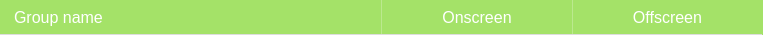
<?xml version="1.0" encoding="UTF-8"?>
<ui version="4.0">
 <class>GroupWidget</class>
 <widget class="QWidget" name="GroupWidget">
  <property name="enabled">
   <bool>true</bool>
  </property>
  <property name="geometry">
   <rect>
    <x>0</x>
    <y>0</y>
    <width>763</width>
    <height>35</height>
   </rect>
  </property>
  <property name="sizePolicy">
   <sizepolicy hsizetype="Preferred" vsizetype="MinimumExpanding">
    <horstretch>0</horstretch>
    <verstretch>0</verstretch>
   </sizepolicy>
  </property>
  <property name="minimumSize">
   <size>
    <width>0</width>
    <height>35</height>
   </size>
  </property>
  <property name="maximumSize">
   <size>
    <width>16777215</width>
    <height>35</height>
   </size>
  </property>
  <property name="windowTitle">
   <string>Form</string>
  </property>
  <property name="styleSheet">
   <string notr="true">
QWidget
{
	background-color: #a4e268;
}

QWidget:disabled
{
	background-color: #ccc;
}

QWidget#groupWidget
{
	border-style: solid;
	border-color: #ddd;
	border-width: 0px 0px 1px 0px;
}

QLabel
{
	font-weight: normal;
	font-size: 16px;
}

QLabel#groupLabel
{
	color: #fff;
}

QLabel#groupLabel:disabled
{
	color: #eee;
}

QLabel#spacerLabel
{
	background-color: #eee;
}

QLabel#verticalLine0,#verticalLine1
{
	background-color: #bbe98e;
}

QLabel#verticalLine0:disabled,#verticalLine1:disabled
{
	background-color: #aaa;
}

QLabel#onscreenLabel,#offscreenLabel
{
	color: #fff;
}

QLabel#checkLabel
{
	border-image: url(:/group_checkbox_check.png) 0 0 0 0 stretch stretch;
}</string>
  </property>
  <layout class="QVBoxLayout" name="verticalLayout" stretch="0">
   <property name="spacing">
    <number>0</number>
   </property>
   <property name="leftMargin">
    <number>0</number>
   </property>
   <property name="topMargin">
    <number>0</number>
   </property>
   <property name="rightMargin">
    <number>0</number>
   </property>
   <property name="bottomMargin">
    <number>0</number>
   </property>
   <item>
    <widget class="QWidget" name="mainWidget" native="true">
     <property name="sizePolicy">
      <sizepolicy hsizetype="Preferred" vsizetype="MinimumExpanding">
       <horstretch>0</horstretch>
       <verstretch>0</verstretch>
      </sizepolicy>
     </property>
     <layout class="QVBoxLayout" name="verticalLayout_3">
      <property name="spacing">
       <number>0</number>
      </property>
      <property name="leftMargin">
       <number>0</number>
      </property>
      <property name="topMargin">
       <number>0</number>
      </property>
      <property name="rightMargin">
       <number>1</number>
      </property>
      <property name="bottomMargin">
       <number>0</number>
      </property>
      <item>
       <widget class="QWidget" name="groupWidget" native="true">
        <property name="minimumSize">
         <size>
          <width>0</width>
          <height>35</height>
         </size>
        </property>
        <property name="maximumSize">
         <size>
          <width>16777215</width>
          <height>35</height>
         </size>
        </property>
        <layout class="QHBoxLayout" name="horizontalLayout_7" stretch="1,0,1">
         <property name="spacing">
          <number>0</number>
         </property>
         <property name="leftMargin">
          <number>0</number>
         </property>
         <property name="topMargin">
          <number>0</number>
         </property>
         <property name="rightMargin">
          <number>0</number>
         </property>
         <property name="bottomMargin">
          <number>1</number>
         </property>
         <item>
          <layout class="QHBoxLayout" name="horizontalLayout" stretch="1">
           <property name="spacing">
            <number>0</number>
           </property>
           <property name="leftMargin">
            <number>0</number>
           </property>
           <property name="rightMargin">
            <number>0</number>
           </property>
           <item>
            <widget class="QWidget" name="widget" native="true">
             <property name="minimumSize">
              <size>
               <width>0</width>
               <height>0</height>
              </size>
             </property>
             <layout class="QHBoxLayout" name="horizontalLayout_3">
              <property name="spacing">
               <number>0</number>
              </property>
              <property name="leftMargin">
               <number>14</number>
              </property>
              <property name="topMargin">
               <number>0</number>
              </property>
              <property name="rightMargin">
               <number>21</number>
              </property>
              <property name="bottomMargin">
               <number>0</number>
              </property>
              <item>
               <widget class="QLabel" name="groupLabel">
                <property name="sizePolicy">
                 <sizepolicy hsizetype="Preferred" vsizetype="Preferred">
                  <horstretch>0</horstretch>
                  <verstretch>0</verstretch>
                 </sizepolicy>
                </property>
                <property name="minimumSize">
                 <size>
                  <width>0</width>
                  <height>0</height>
                 </size>
                </property>
                <property name="maximumSize">
                 <size>
                  <width>16777215</width>
                  <height>16777215</height>
                 </size>
                </property>
                <property name="text">
                 <string>Group name</string>
                </property>
                <property name="margin">
                 <number>0</number>
                </property>
               </widget>
              </item>
              <item>
               <spacer name="horizontalSpacer">
                <property name="orientation">
                 <enum>Qt::Horizontal</enum>
                </property>
                <property name="sizeHint" stdset="0">
                 <size>
                  <width>40</width>
                  <height>20</height>
                 </size>
                </property>
               </spacer>
              </item>
              <item>
               <widget class="QLabel" name="checkLabel">
                <property name="minimumSize">
                 <size>
                  <width>22</width>
                  <height>22</height>
                 </size>
                </property>
                <property name="maximumSize">
                 <size>
                  <width>22</width>
                  <height>22</height>
                 </size>
                </property>
                <property name="text">
                 <string/>
                </property>
                <property name="scaledContents">
                 <bool>true</bool>
                </property>
                <property name="alignment">
                 <set>Qt::AlignCenter</set>
                </property>
                <property name="indent">
                 <number>0</number>
                </property>
               </widget>
              </item>
             </layout>
            </widget>
           </item>
          </layout>
         </item>
         <item>
          <widget class="QLabel" name="verticalLine0">
           <property name="minimumSize">
            <size>
             <width>1</width>
             <height>0</height>
            </size>
           </property>
           <property name="maximumSize">
            <size>
             <width>1</width>
             <height>16777215</height>
            </size>
           </property>
           <property name="text">
            <string/>
           </property>
           <property name="indent">
            <number>0</number>
           </property>
          </widget>
         </item>
         <item>
          <widget class="QWidget" name="onOffscreenWidget" native="true">
           <property name="minimumSize">
            <size>
             <width>0</width>
             <height>0</height>
            </size>
           </property>
           <property name="maximumSize">
            <size>
             <width>16777215</width>
             <height>16777215</height>
            </size>
           </property>
           <layout class="QHBoxLayout" name="horizontalLayout_5" stretch="1,0,1">
            <property name="spacing">
             <number>0</number>
            </property>
            <property name="leftMargin">
             <number>0</number>
            </property>
            <property name="topMargin">
             <number>0</number>
            </property>
            <property name="rightMargin">
             <number>0</number>
            </property>
            <property name="bottomMargin">
             <number>0</number>
            </property>
            <item>
             <widget class="QLabel" name="onscreenLabel">
              <property name="sizePolicy">
               <sizepolicy hsizetype="Preferred" vsizetype="Preferred">
                <horstretch>0</horstretch>
                <verstretch>0</verstretch>
               </sizepolicy>
              </property>
              <property name="minimumSize">
               <size>
                <width>0</width>
                <height>0</height>
               </size>
              </property>
              <property name="maximumSize">
               <size>
                <width>16777215</width>
                <height>16777215</height>
               </size>
              </property>
              <property name="text">
               <string>Onscreen</string>
              </property>
              <property name="alignment">
               <set>Qt::AlignCenter</set>
              </property>
              <property name="indent">
               <number>0</number>
              </property>
             </widget>
            </item>
            <item>
             <widget class="QLabel" name="verticalLine1">
              <property name="minimumSize">
               <size>
                <width>1</width>
                <height>0</height>
               </size>
              </property>
              <property name="maximumSize">
               <size>
                <width>1</width>
                <height>16777215</height>
               </size>
              </property>
              <property name="text">
               <string/>
              </property>
              <property name="indent">
               <number>0</number>
              </property>
             </widget>
            </item>
            <item>
             <widget class="QLabel" name="offscreenLabel">
              <property name="sizePolicy">
               <sizepolicy hsizetype="Preferred" vsizetype="Preferred">
                <horstretch>0</horstretch>
                <verstretch>0</verstretch>
               </sizepolicy>
              </property>
              <property name="minimumSize">
               <size>
                <width>0</width>
                <height>0</height>
               </size>
              </property>
              <property name="maximumSize">
               <size>
                <width>16777215</width>
                <height>16777215</height>
               </size>
              </property>
              <property name="text">
               <string>Offscreen</string>
              </property>
              <property name="alignment">
               <set>Qt::AlignCenter</set>
              </property>
              <property name="indent">
               <number>0</number>
              </property>
             </widget>
            </item>
           </layout>
          </widget>
         </item>
        </layout>
       </widget>
      </item>
     </layout>
    </widget>
   </item>
  </layout>
 </widget>
 <resources>
  <include location="resources.qrc"/>
 </resources>
 <connections/>
</ui>
